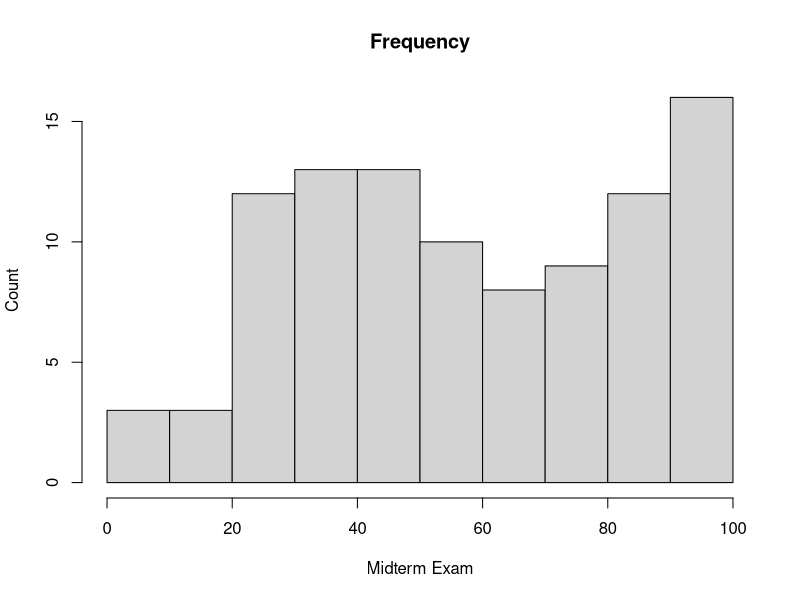
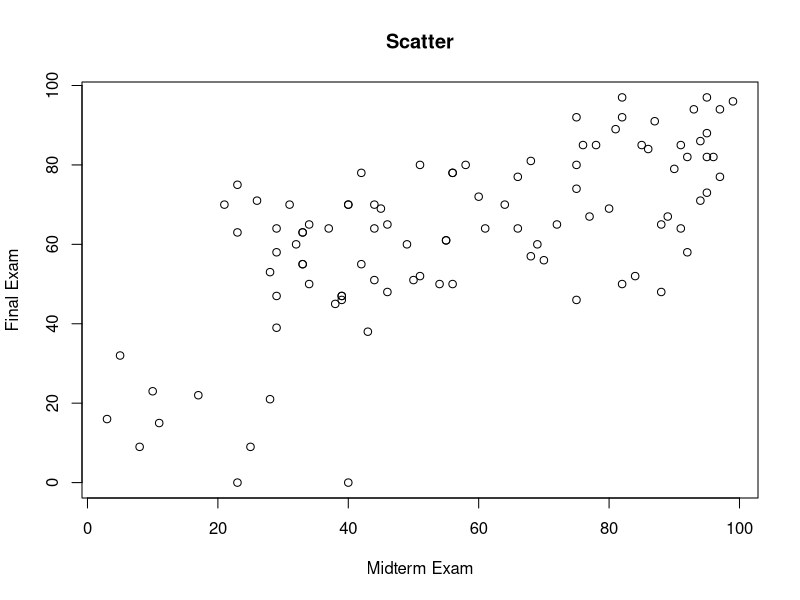

Write the R code that produced these figures, in order.
mydata = read.csv('st_data.csv')
duration = mydata$midterm
print(range(duration))
print(floor(mean(duration)))
print(floor(var(duration)))
print(floor(sd(duration)))

breaks = seq(0,100,by=10)
duration.cut = cut(duration, breaks, right=FALSE)
mid.freq = table(duration.cut)
result = cbind(mid.freq)
print(result)

bmp(file="aa.bmp")
hist(duration, right=FALSE, main = "Frequency", xlab="Midterm Exam", ylab="Count")

dev.off()

final = mydata$final

bmp(file="bb.bmp")

plot(duration, final, main="Scatter", xlab="Midterm Exam", ylab="Final Exam" )

dev.off()
